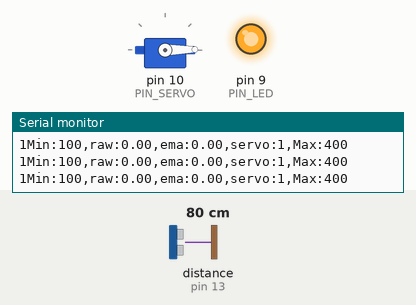
Bench run of a sketch on a simulated Arduino Uno, built with avr-gcc and run on an emulated ATmega328P. On the bench: servo, output pins drawn as LEDs (lit = HIGH), the last lines printed to the serial monitor. Wiring (inferred from the names in the program): ultrasonic range finder: trigger pin 12; echo pin 13. Inputs (shaded band) come from the test bench; at power-on: distance to the obstacle (sensor on pin 13) 80 cm. The echo pulse lasts 58.3 µs per cm; pins used as bus, display or sensor lines are not drawn.

Above: at 1.2 s.
1.3 s: distance to the obstacle (sensor on pin 13) set to 43 cm
4.3 s: distance to the obstacle (sensor on pin 13) set to 39 cm
At 4.9 s:
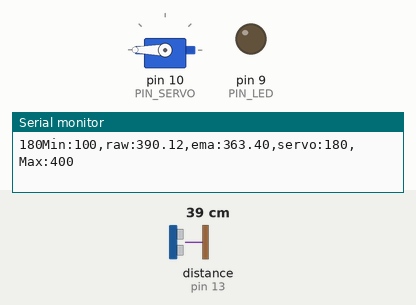
5.8 s: distance to the obstacle (sensor on pin 13) set to 35 cm
At 6.24 s:
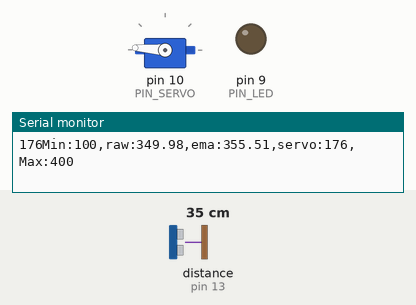
8.8 s: distance to the obstacle (sensor on pin 13) set to 2 cm
At 9.4 s:
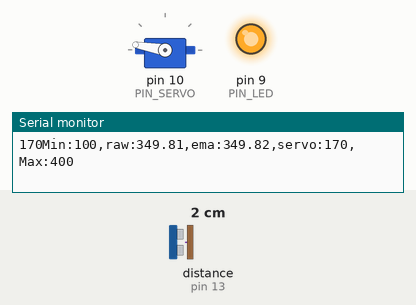
10.3 s: distance to the obstacle (sensor on pin 13) set to 18 cm
At 10.6 s:
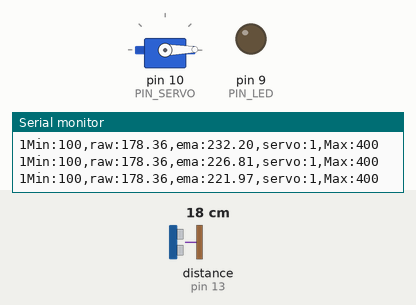
11.8 s: distance to the obstacle (sensor on pin 13) set to 12 cm
13.3 s: distance to the obstacle (sensor on pin 13) set to 9 cm
At 14.0 s:
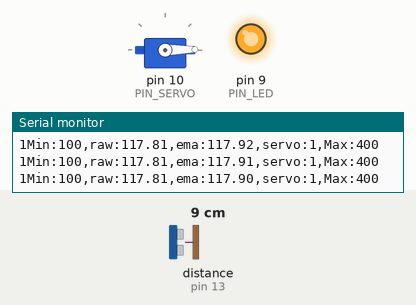
Timing chart, 0 to 15.8 s (numbered marks = the images above; inputs shaded):
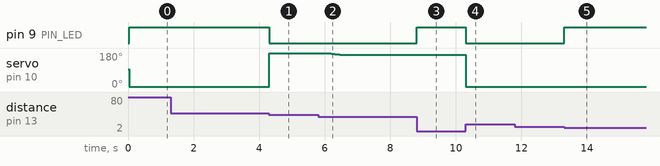

The sketch:

11P07.ino
```cpp
#include <Servo.h>

// Arduino pin assignment
#define PIN_LED 9
#define PIN_SERVO 10
#define PIN_TRIG 12
#define PIN_ECHO 13

// configurable parameters
#define SND_VEL 346.0 // sound velocity at 24 celsius degree (unit: m/s)
#define INTERVAL 25 // sampling interval (unit: ms)
#define _DIST_MIN 100 // minimum distance to be measured (unit: mm)
#define _DIST_MAX 400 // maximum distance to be measured (unit: mm)
#define _DIST_ALPHA 0.1 // EMA weight of new sample (range: 0 to 1). Setting this value to 1 effectively disables EMA filter.

#define _DUTY_MIN 1000 // servo full clockwise position (0 degree)
#define _DUTY_NEU 1500 // servo neutral position (90 degree)
#define _DUTY_MAX 2000 // servo full counterclockwise position (180 degree)

// global variables
float timeout; // unit: us
float dist_min, dist_max, dist_raw, dist_prev, dist_ema, alpha, dr; // unit: mm
unsigned long last_sampling_time; // unit: ms
float scale; // used for pulse duration to distance conversion
Servo myservo;

void setup() {
// initialize GPIO pins
  pinMode(PIN_LED,OUTPUT);
  pinMode(PIN_TRIG,OUTPUT);
  digitalWrite(PIN_TRIG, LOW);
  pinMode(PIN_ECHO,INPUT);

  myservo.attach(PIN_SERVO);
  myservo.writeMicroseconds(_DUTY_NEU);

// initialize USS related variables
  dist_min = _DIST_MIN;
  dist_max = _DIST_MAX;
  alpha = _DIST_ALPHA ;
  timeout = (INTERVAL / 2) * 1000.0; // precalculate pulseIn() timeout value. (unit: us)
  dist_raw = dist_prev = 0.0; // raw distance output from USS (unit: mm)
  scale = 0.001 * 0.5 * SND_VEL;

// initialize serial port
  Serial.begin(57600);

// initialize last sampling time
  last_sampling_time = 0;
}

void loop() {
// wait until next sampling time.
// millis() returns the number of milliseconds since the program started. Will overflow after 50 days.
  if(millis() < last_sampling_time + INTERVAL) return;

// get a distance reading from the USS
  dist_raw = USS_measure(PIN_TRIG,PIN_ECHO);
  dist_ema = alpha*(dist_raw) + (1-alpha)*(dist_ema);

// output the read value to the serial port
  Serial.print("Min:100,raw:");
  Serial.print(dist_raw);
  Serial.print(",ema:");
  Serial.print(dist_ema);
  Serial.print(",servo:");
  Serial.print(myservo.read());
  Serial.println(",Max:400");

// adjust servo position according to the USS read value

  if(dist_raw <= 180) {
    myservo.writeMicroseconds(550);
    Serial.print(myservo.read());
    //analogWrite(PIN_LED, 255);
  } else {
    if(dist_raw < 360){
      myservo.writeMicroseconds(550 + (dist_ema-180)*10.28);
      Serial.print(myservo.read());
      //analogWrite(PIN_LED, 0);
    } else {
      myservo.writeMicroseconds(2400);
      Serial.print(myservo.read());
      //analogWrite(PIN_LED, 255);
    }
  }

// update last sampling time
  last_sampling_time += INTERVAL;
}

// get a distance reading from USS. return value is in millimeter.
float USS_measure(int TRIG, int ECHO)
{
  float reading;
  digitalWrite(TRIG, HIGH);
  delayMicroseconds(10);
  digitalWrite(TRIG, LOW);
  reading = pulseIn(ECHO, HIGH, timeout) * scale; // unit: mm
  if(reading < dist_min || reading > dist_max) reading = 0.0; // return 0 when out of range.

  if(reading == 0.0) {
    reading = dist_prev;
    analogWrite(PIN_LED, 255);
  } else {
    dist_prev = reading;
    analogWrite(PIN_LED, 0);
  }
  return reading;
}
```

Measured:
- the behaviour switches between 40 and 39 cm on distance to the obstacle (sensor on pin 13) (found by bisection; images 0 and 1)
- the behaviour switches between 11 and 10 cm on distance to the obstacle (sensor on pin 13) (found by bisection; images 4 and 5)
- after the input at 4.3 s, pin 9 (PIN_LED): HIGH → LOW at once; servo on pin 10 (PIN_SERVO): 1° → 180° at once
- after the input at 5.8 s, servo on pin 10 (PIN_SERVO): moves from 180° to 170° over 0.72 s, starting after 0.33 s
- after the input at 8.8 s, pin 9 (PIN_LED): LOW → HIGH at once
- after the input at 10.3 s, pin 9 (PIN_LED): HIGH → LOW at once; servo on pin 10 (PIN_SERVO): 170° → 1° at once
- after the input at 13.3 s, pin 9 (PIN_LED): LOW → HIGH at once
